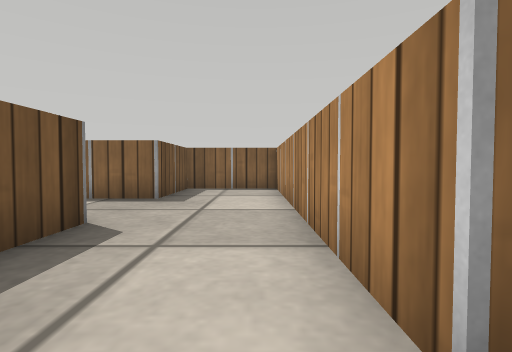
[1] (above)

24 first-person views from a walk through a robot-simulator world made for Webots. The camera is 0.16 m above the floor, tilts 2° down and sees 80° across. The floor is counted in squares, 0.2 m on a side. Each view is taken from the middle of a square. On the plan, view 1 faces up. The plan holds only what a view shows up to about 11 squares ahead; the rest is blank. Robots are left out. Webots' stock objects and surfaces are drawn as simple stand-ins.

[2]
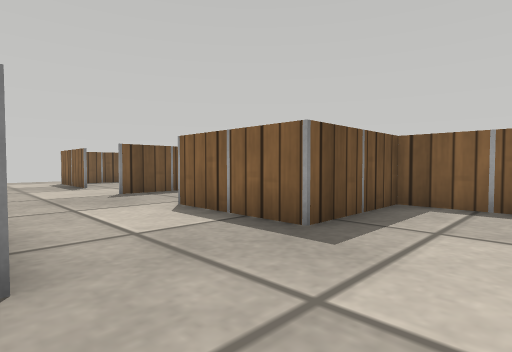

[3]
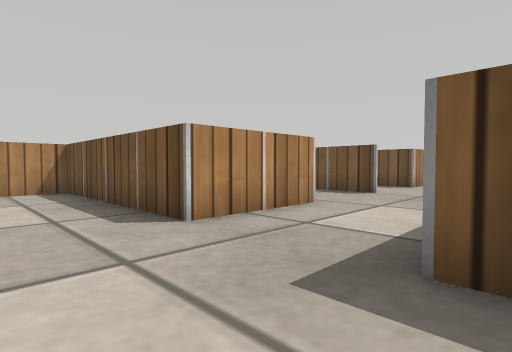

[4]
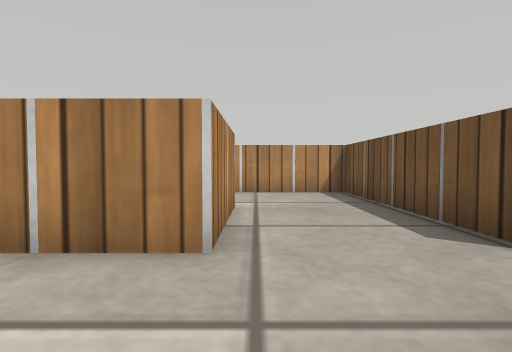

[5]
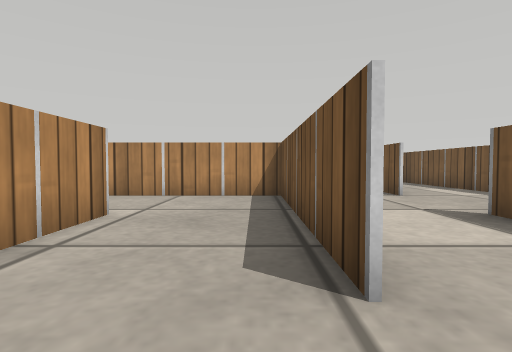

[6]
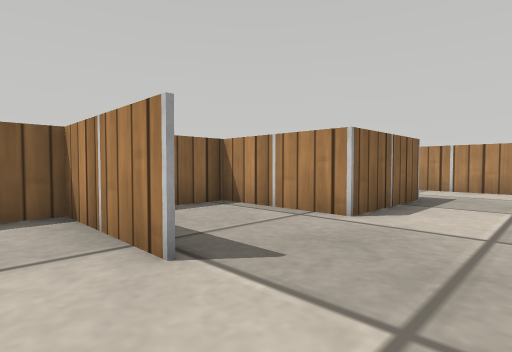

[7]
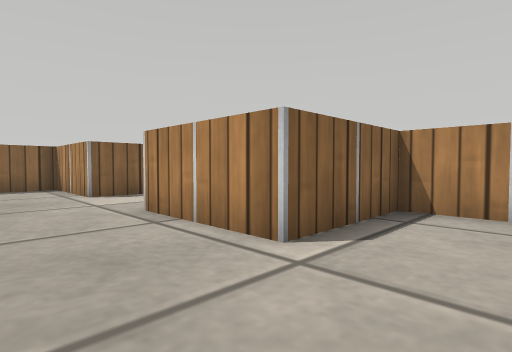

[8]
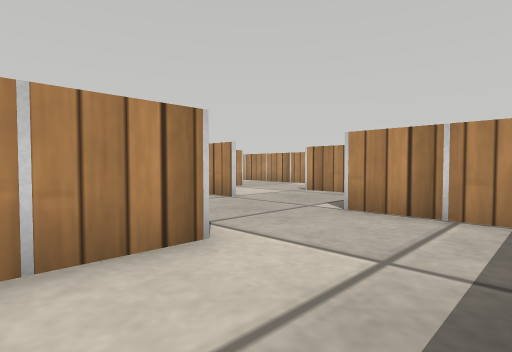

[9]
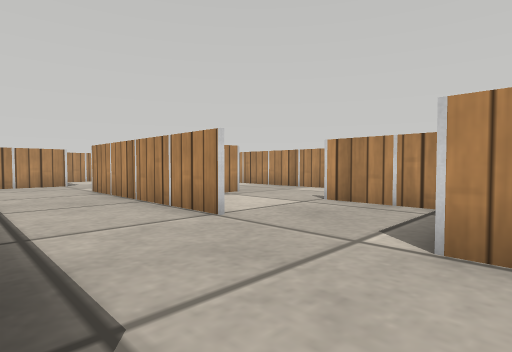

[10]
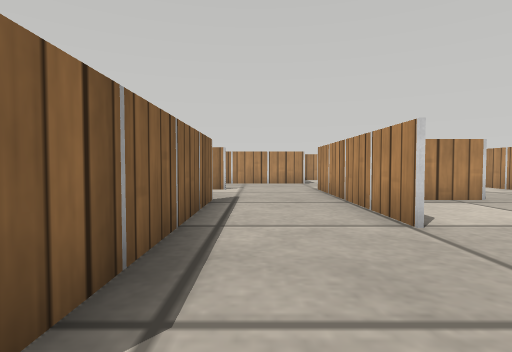

[11]
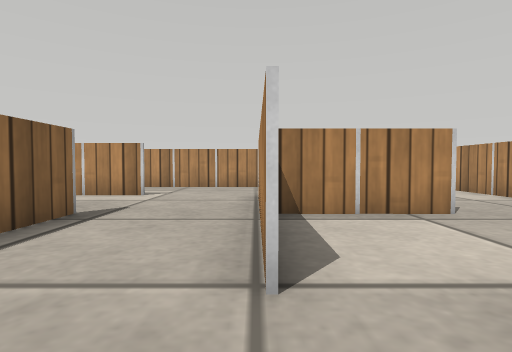

[12]
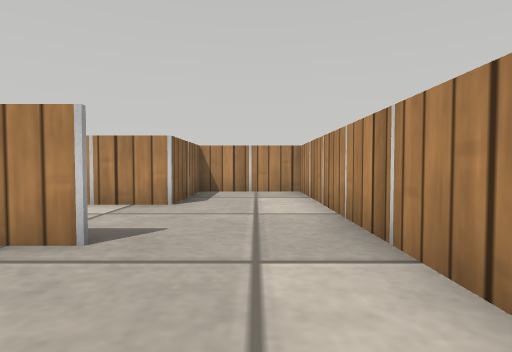

[13]
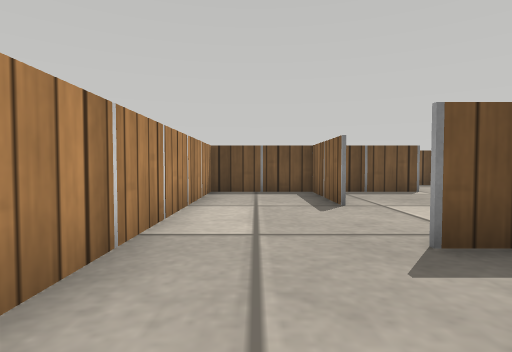

[14]
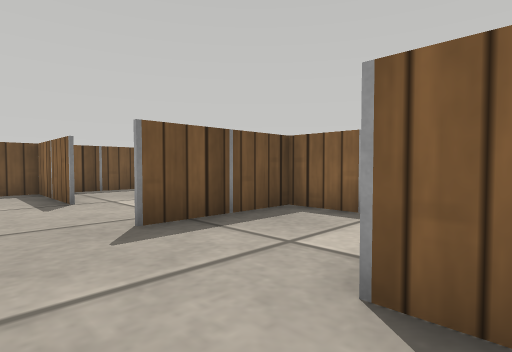

[15]
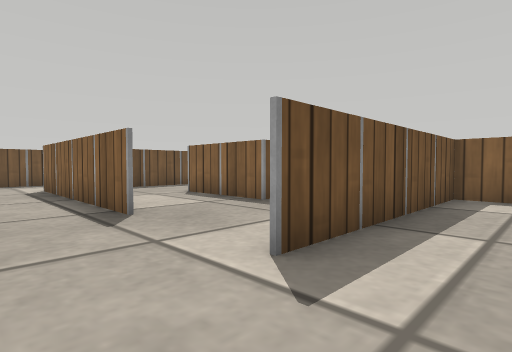

[16]
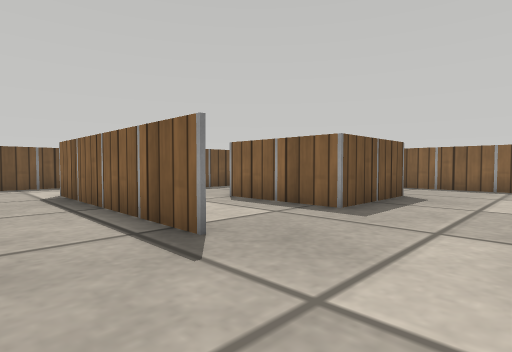

[17]
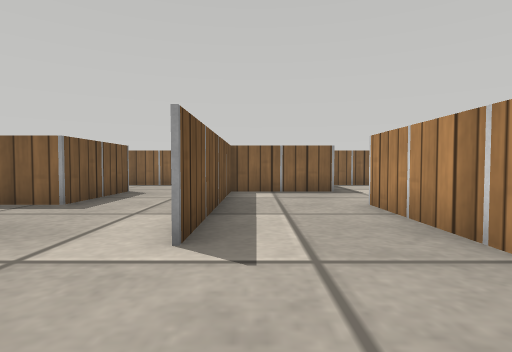

[18]
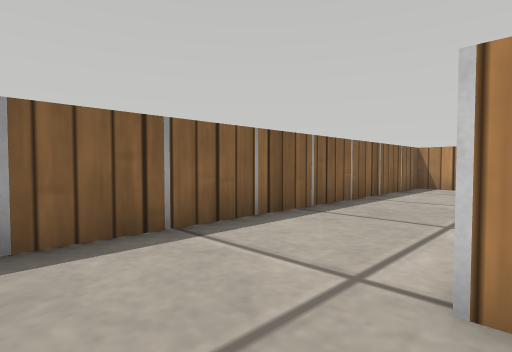

[19]
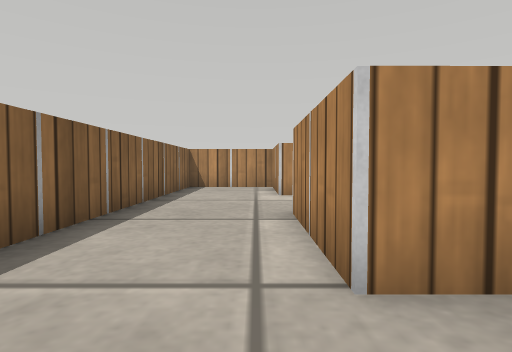

[20]
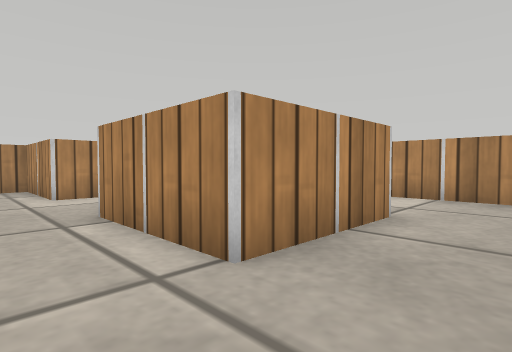

[21]
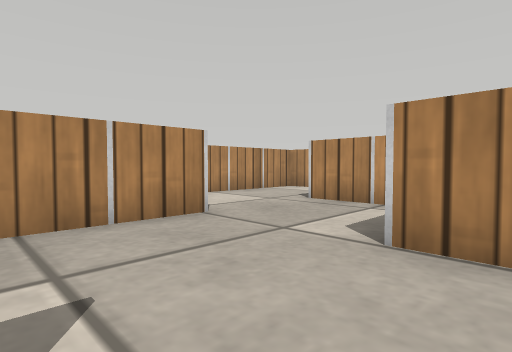

[22]
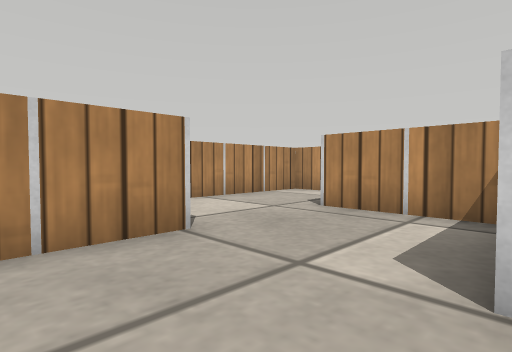

[23]
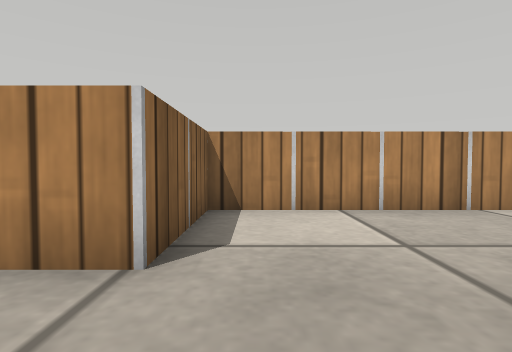

[24]
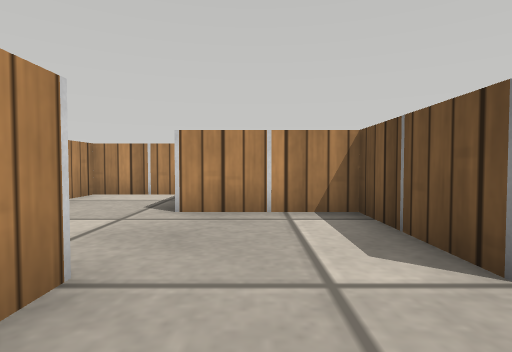

### Floor plan
Ten units are one square. View 1 is at (0, 0); x grows to the right and y downward. Boxes are objects, and circles mark ways between rooms. Rooms are numbered by the first view taken in them; rooms with no view inside come last. Other rooms are left out.
<svg viewBox="-128 -110 298 205">
<path fill="none" stroke="#000" d="M-87 -44 -87 21 -40 21M-24 6 -24 -10 -56 -10 -56 -42 -24 -42 -24 21 8 21M7 -10 7 -105 -24 -105 -24 -73 -56 -73 -56 -105 -70 -105M-87 -91 -87 -72M-118 20 -118 31M-118 -15 -118 -10M-87 -72 -87 -105M-118 -73 -123 -73M8 21 8 45M15 52 40 52M70 45 70 24M40 53 8 53 8 84 75 84M70 54 70 45M75 84 133 84 133 53 102 53 102 35M86 21 71 21 71 54M133 21 133 -42M135 -73 102 -73 102 -10M102 21 102 52 126 52M71 -74 71 -42 39 -42 39 -74 71 -74M102 -64 102 -74 133 -74 133 -105 22 -105M102 -10 102 -29M26 -11 51 -11M71 -10 7 -10M37 21 102 21M126 52 135 52M141 84 165 84 165 21 133 21"/>
<circle cx="-90" cy="-60" r="3" fill="#2a7"/>
<circle cx="10" cy="5" r="3" fill="#2a7"/>
<circle cx="50" cy="50" r="3" fill="#2a7"/>
<circle cx="25" cy="20" r="3" fill="#2a7"/>
<circle cx="70" cy="65" r="3" fill="#2a7"/>
<circle cx="115" cy="20" r="3" fill="#2a7"/>
<circle cx="94" cy="-4" r="3" fill="#2a7"/>
<circle cx="130" cy="35" r="3" fill="#2a7"/>
<text x="-40" y="-50">1</text>
<text x="10" y="90">2</text>
<text x="40" y="30">3</text>
<text x="50" y="60">4</text>
<text x="90" y="60">5</text>
<text x="110" y="-20">6</text>
<text x="110" y="30">7</text>
<text x="80" y="-60">8</text>
<text x="50" y="0">9</text>
<text x="150" y="50">10</text>
</svg>
Room 1 opens to room 2. Room 1 opens to room 9. Room 3 opens to room 4. Room 3 opens to room 9. Room 4 opens to room 5. Room 6 opens to room 7. Room 6 opens to room 9. Room 7 opens to room 10.

Where each view was taken, in squares from view 1:
view 1: 0 up, 0 right, facing up
view 2: 4 up, 0 right, facing up-left
view 3: 8 up, 0 right, facing down-left
view 4: 7 up, 6 left, facing down
view 5: 6 up, 8 left, facing down
view 6: 5 up, 10 left, facing up-right
view 7: 1 down, 8 left, facing up-right
view 8: 3 up, 2 left, facing down-right
view 9: 1 up, 0 right, facing down-right
view 10: 0 up, 0 right, facing right
view 11: 2 down, 2 right, facing right
view 12: 7 down, 4 right, facing right
view 13: 7 down, 10 right, facing left
view 14: 7 down, 11 right, facing up-left
view 15: 1 down, 12 right, facing up-left
view 16: 1 down, 10 right, facing up-left
view 17: 2 down, 11 right, facing up
view 18: 7 up, 2 right, facing up-right
view 19: 8 up, 2 right, facing right
view 20: 9 up, 2 right, facing down-right
view 21: 1 up, 9 right, facing down-right
view 22: 0 up, 10 right, facing down-right
view 23: 3 down, 11 right, facing right
view 24: 0 up, 12 right, facing down
